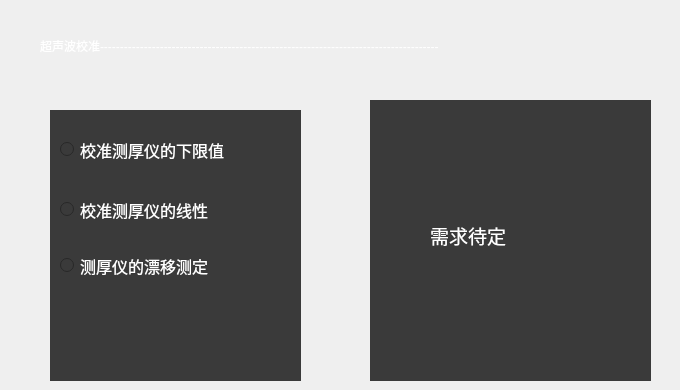
   <widget class="QWidget" name="check">
    <property name="styleSheet">
     <string notr="true"/>
    </property>
    <widget class="QWidget" name="widget" native="true">
     <property name="geometry">
      <rect>
       <x>50</x>
       <y>110</y>
       <width>251</width>
       <height>271</height>
      </rect>
     </property>
     <property name="styleSheet">
      <string notr="true">background-color: rgb(58, 58, 58);</string>
     </property>
     <widget class="QRadioButton" name="radioButton">
      <property name="geometry">
       <rect>
        <x>10</x>
        <y>30</y>
        <width>231</width>
        <height>19</height>
       </rect>
      </property>
      <property name="font">
       <font>
        <family>Agency FB</family>
        <pointsize>12</pointsize>
       </font>
      </property>
      <property name="styleSheet">
       <string notr="true">color: rgb(255, 255, 255);</string>
      </property>
      <property name="text">
       <string>校准测厚仪的下限值</string>
      </property>
     </widget>
     <widget class="QRadioButton" name="radioButton_2">
      <property name="geometry">
       <rect>
        <x>10</x>
        <y>90</y>
        <width>211</width>
        <height>19</height>
       </rect>
      </property>
      <property name="font">
       <font>
        <family>Agency FB</family>
        <pointsize>12</pointsize>
       </font>
      </property>
      <property name="styleSheet">
       <string notr="true">color: rgb(255, 255, 255);</string>
      </property>
      <property name="text">
       <string>校准测厚仪的线性</string>
      </property>
     </widget>
     <widget class="QRadioButton" name="radioButton_3">
      <property name="geometry">
       <rect>
        <x>10</x>
        <y>130</y>
        <width>211</width>
        <height>51</height>
       </rect>
      </property>
      <property name="font">
       <font>
        <family>Agency FB</family>
        <pointsize>12</pointsize>
       </font>
      </property>
      <property name="styleSheet">
       <string notr="true">color: rgb(255, 255, 255);</string>
      </property>
      <property name="text">
       <string>测厚仪的漂移测定</string>
      </property>
     </widget>
    </widget>
    <widget class="QStackedWidget" name="stackedWidget_2">
     <property name="geometry">
      <rect>
       <x>370</x>
       <y>100</y>
       <width>281</width>
       <height>281</height>
      </rect>
     </property>
     <property name="styleSheet">
      <string notr="true">background-color: rgb(58, 58, 58);</string>
     </property>
     <property name="currentIndex">
      <number>0</number>
     </property>
     <widget class="QWidget" name="page_7">
      <widget class="QLabel" name="label_3">
       <property name="geometry">
        <rect>
         <x>60</x>
         <y>120</y>
         <width>161</width>
         <height>31</height>
        </rect>
       </property>
       <property name="font">
        <font>
         <family>Agency FB</family>
         <pointsize>14</pointsize>
        </font>
       </property>
       <property name="styleSheet">
        <string notr="true">color: rgb(255, 255, 255);</string>
       </property>
       <property name="text">
        <string>需求待定</string>
       </property>
      </widget>
     </widget>
     <widget class="QWidget" name="page_8"/>
     <widget class="QWidget" name="page_9"/>
    </widget>
    <widget class="QLabel" name="label_2">
     <property name="geometry">
      <rect>
       <x>40</x>
       <y>30</y>
       <width>631</width>
       <height>31</height>
      </rect>
     </property>
     <property name="styleSheet">
      <string notr="true">color: rgb(255, 255, 255);
font: 12pt &quot;Agency FB&quot;;</string>
     </property>
     <property name="text">
      <string>超声波校准-------------------------------------------------------------------------------------</string>
     </property>
    </widget>
   </widget>
